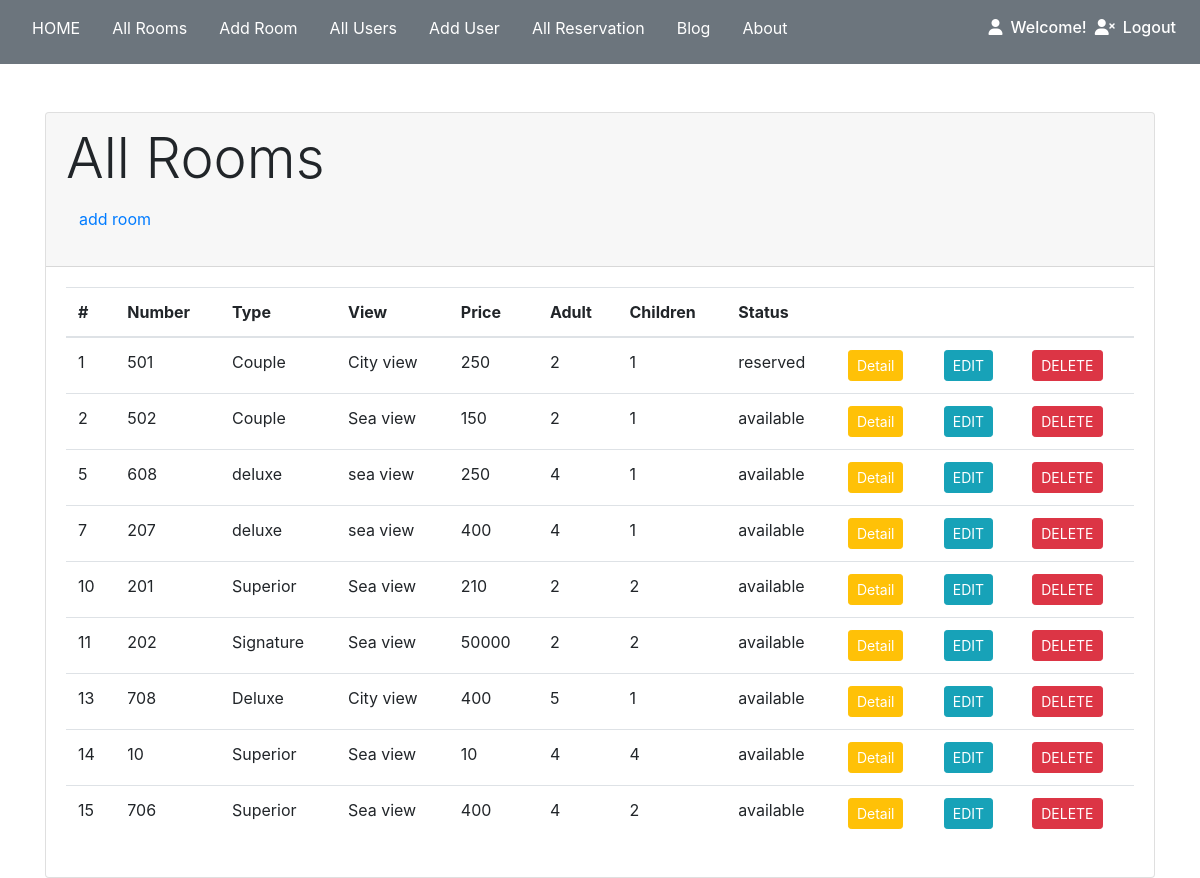
The app's page /allRooms.php with its own data.
### tables this page shows
CREATE TABLE `room` (
  `room_id` int(11) NOT NULL,
  `room_num` int(11) NOT NULL,
  `room_type` varchar(50) NOT NULL,
  `room_view` varchar(50) NOT NULL,
  `room_price` int(11) NOT NULL,
  `cap_adult` int(11) NOT NULL,
  `cap_kids` int(11) NOT NULL,
  `room_img` varchar(50) NOT NULL,
  `room_status` varchar(10) DEFAULT 'available'
);

### class/database.php (called while the page is built, shortened)
<?php
    class Database{
        private $servername = "localhost";
        private $username = "root";
        private $password = "root";
        private $databasename = "hotel";
        public function __construct(){
            $this->conn = new mysqli($this->servername,$this->username,$this->password,$this->databasename);
            return $this->conn;
        }
    }
?>

### class/room.php (called while the page is built, shortened)
<?php
    require_once 'database.php';
    class Room extends Database{
        public function getRooms(){
            $sql = "SELECT * FROM room";
            $result = $this->conn->query($sql);
            $rows = array();
            while($row = $result->fetch_assoc()){
                $rows[] = $row;
            }
            return $rows;
        }
    }
?>

### allRooms.php (the view, shortened to what this page needs)
<?php
    require_once 'class/room.php';
    $room = new Room();
    $result = $room->getRooms();
?>
<!DOCTYPE html>
<html lang="en">
<head>
    <link rel="stylesheet" href="https://stackpath.bootstrapcdn.com/bootstrap/4.3.1/css/bootstrap.min.css">
</head>
<body>
<nav class="navbar navbar-expand-lg navbar-white bg-secondary text-white">
        <ul class="nav navbar-nav mr-auto pb-0 mb-0">
            <li class="nav-item">
                <a href="index.php" class="nav-link text-white pb-0 px-3"><p>HOME</p></a>
            </li>
            <li class="nav-item">
                <a href="allRooms.php" class="nav-link text-white pb-0 px-3"><p>    All Rooms</p></a>
            </li>
            <li class="nav-item">
                <a href="addRoom.php" class="nav-link text-white pb-0 px-3"><p>    Add Room</p></a>
            </li>
            <li class="nav-item">
                <a href="allUsers.php" class="nav-link text-white pb-0 px-3"><p>    All Users</p></a>
            </li>
            <li class="nav-item">
                <a href="register/register.php" class="nav-link text-white pb-0 px-3"><p>    Add User</p></a>
            </li>
            <li class="nav-item">
                <a href="allReservation.php" class="nav-link text-white pb-0 px-3"><p>    All Reservation</p></a>
            </li>
            <li class="nav-item">
                <a href="blog.php" class="nav-link text-white pb-0 px-3"><p>    Blog</p></a>
            </li>
            <li class="nav-item">
                <a href="about.php" class="nav-link text-white pb-0 px-3"><p>    About</p></a>
            </li>
        </ul>
        <ul  class="nav navbar-nav float-right">
            <li>
                <?php
                    $loginid = $_SESSION['userid'];
                    echo "<h6><i class='fas fa-user'></i><a href='menuAdmin.php?id=".$loginid."' class='nav-link text-white d-inline pb-0'>Welcome! ".$_SESSION['fname']."</a></h6>";
                ?>
            </li>
            <li>
                <h6><i class="fas fa-user-times"></i><a href="logout.php" class="nav-link text-white d-inline pb-0">Logout</a></h6>
            </li>
        </ul>
    </nav>
    <div class="container mt-5">
        <div class="card">
            <div class="card-header">
                <h3 class="display-4">All Rooms</h3>
                <p  class="btn text-dark"><a href="addRoom.php">add room</a></p>
            </div>
            <div class="card-body">
                <table class="table">
                    <thead>
                        <th>#</th>
                        <th>Number</th>
                        <th>Type</th>
                        <th>View</th>
                        <th>Price</th>
                        <th>Adult</th>
                        <th>Children</th>
                        <th>Status</th>
                        <th></th>
                        <th></th>
                        <th></th>
                    </thead>
                    <tbody>
                    <?php
                        foreach ($result as $row) {
                            $id = $row['room_id'];
                            echo "
                            <tr>
                                <td>".$row['room_id']."</td>
                                <td>".$row['room_num']."</td>
                                <td>".$row['room_type']."</td>
                                <td>".$row['room_view']."</td>
                                <td>".$row['room_price']."</td>
                                <td>".$row['cap_adult']."</td>
                                <td>".$row['cap_kids']."</td>
                                <td>".$row['room_status']."</td>
                                <td><a href='detailRoom.php?id=$id' class='btn btn-warning text-white btn-sm'>Detail</a></td>
                                <td><a href='editRooms.php?id=$id' class='btn btn-info btn-sm'>EDIT</a></td>
                                <td><a href='action/roomAction.php?actiontype=delete_room&room_id=$id' class='btn btn-danger btn-sm'>DELETE</a></td>
                            </tr>";
                        }
                    ?>
                    </tbody>
                </table>
            </div>
        </div>
    </div>
</body>
</html>

### records on screen
room: room_id "1", room_num "501", room_type "Couple", room_view "City view", room_price "250", cap_adult "2", cap_kids "1", room_status "reserved"
room: room_id "2", room_num "502", room_type "Couple", room_view "Sea view", room_price "150", cap_adult "2", cap_kids "1", room_status "available"
room: room_id "5", room_num "608", room_type "deluxe", room_view "sea view", room_price "250", cap_adult "4", cap_kids "1", room_status "available"
room: room_id "7", room_num "207", room_type "deluxe", room_view "sea view", room_price "400", cap_adult "4", cap_kids "1", room_status "available"
room: room_id "10", room_num "201", room_type "Superior", room_view "Sea view", room_price "210", cap_adult "2", cap_kids "2", room_status "available"
room: room_id "11", room_num "202", room_type "Signature", room_view "Sea view", room_price "50000", cap_adult "2", cap_kids "2", room_status "available"
room: room_id "13", room_num "708", room_type "Deluxe", room_view "City view", room_price "400", cap_adult "5", cap_kids "1", room_status "available"
room: room_id "14", room_num "10", room_type "Superior", room_view "Sea view", room_price "10", cap_adult "4", cap_kids "4", room_status "available"
room: room_id "15", room_num "706", room_type "Superior", room_view "Sea view", room_price "400", cap_adult "4", cap_kids "2", room_status "available"
